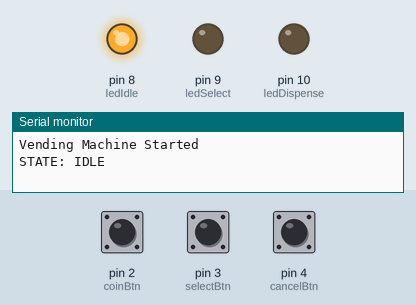
A sketch run on a simulated Arduino Uno, built with avr-gcc and run on an emulated ATmega328P. Parts: output pins drawn as LEDs (lit = HIGH), the last lines printed to the serial monitor. The test bench sets the inputs (shaded band); at power-on: pin 2 (coinBtn) HIGH, pin 3 (selectBtn) HIGH, pin 4 (cancelBtn) HIGH.

Above: at 1.2 s.
1.3 s: pin 2 (coinBtn) pulled LOW for 0.15 s
At 2.5 s:
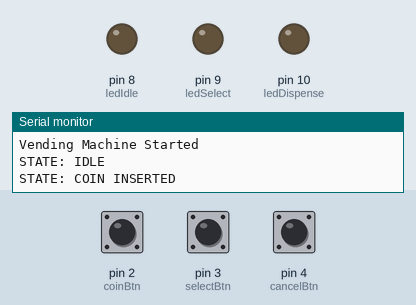
2.9 s: pin 3 (selectBtn) pulled LOW for 0.15 s
At 4.1 s:
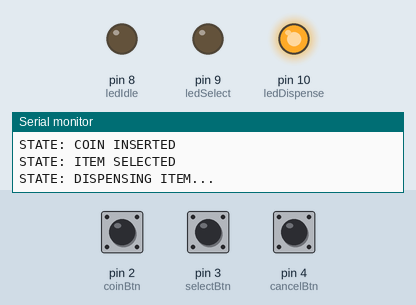
5.9 s: pin 2 (coinBtn) pulled LOW for 1 s
At 7.2 s:
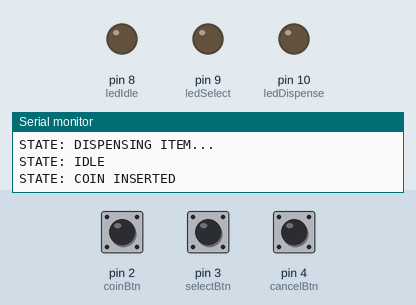
8.4 s: pin 3 (selectBtn) pulled LOW for 1 s
At 8.8 s:
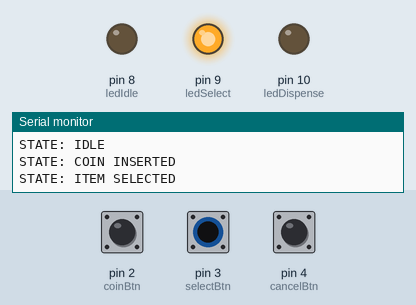
Timing chart, 0 to 11.4 s (numbered marks = the images above; inputs shaded):
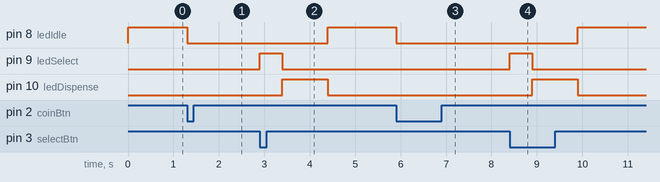

Measured:
- after the input at 1.3 s, pin 8 (ledIdle): HIGH → LOW at once
- after the input at 2.9 s, pin 8 (ledIdle): LOW → HIGH after 1.5 s; pin 9 (ledSelect): LOW → HIGH at once, → LOW 0.50 s later; pin 10 (ledDispense): LOW → HIGH after 0.50 s, → LOW 1.0 s later
- after the input at 5.9 s, pin 8 (ledIdle): HIGH → LOW at once
- after the input at 8.4 s, pin 8 (ledIdle): LOW → HIGH after 1.5 s; pin 9 (ledSelect): LOW → HIGH at once, → LOW 0.50 s later; pin 10 (ledDispense): LOW → HIGH after 0.50 s, → LOW 1.0 s later

The sketch:

state_machine.ino
```cpp
enum State {
  IDLE,
  COIN_INSERTED,
  ITEM_SELECTED,
  DISPENSING
};

State currentState = IDLE;

// Buttons
int coinBtn = 2;
int selectBtn = 3;
int cancelBtn = 4;

// LEDs
int ledIdle = 8;
int ledSelect = 9;
int ledDispense = 10;

void setup() {
  pinMode(coinBtn, INPUT_PULLUP);
  pinMode(selectBtn, INPUT_PULLUP);
  pinMode(cancelBtn, INPUT_PULLUP);

  pinMode(ledIdle, OUTPUT);
  pinMode(ledSelect, OUTPUT);
  pinMode(ledDispense, OUTPUT);

  Serial.begin(9600);

  Serial.println("Vending Machine Started");
  setState(IDLE);
}

void loop() {

  if (digitalRead(coinBtn) == LOW) {
    if (currentState == IDLE) {
      setState(COIN_INSERTED);
      delay(300);
    }
  }

  if (digitalRead(selectBtn) == LOW) {
    if (currentState == COIN_INSERTED) {
      setState(ITEM_SELECTED);
      delay(500);

      setState(DISPENSING);
      delay(1000);

      setState(IDLE);
    }
  }

  if (digitalRead(cancelBtn) == LOW) {
    setState(IDLE);
    delay(300);
  }
}

void setState(State newState) {

  currentState = newState;

  // reset LEDs
  digitalWrite(ledIdle, LOW);
  digitalWrite(ledSelect, LOW);
  digitalWrite(ledDispense, LOW);

  switch (currentState) {

    case IDLE:
      digitalWrite(ledIdle, HIGH);
      Serial.println("STATE: IDLE");
      break;

    case COIN_INSERTED:
      Serial.println("STATE: COIN INSERTED");
      break;

    case ITEM_SELECTED:
      digitalWrite(ledSelect, HIGH);
      Serial.println("STATE: ITEM SELECTED");
      break;

    case DISPENSING:
      digitalWrite(ledDispense, HIGH);
      Serial.println("STATE: DISPENSING ITEM...");
      break;
  }
}
```
